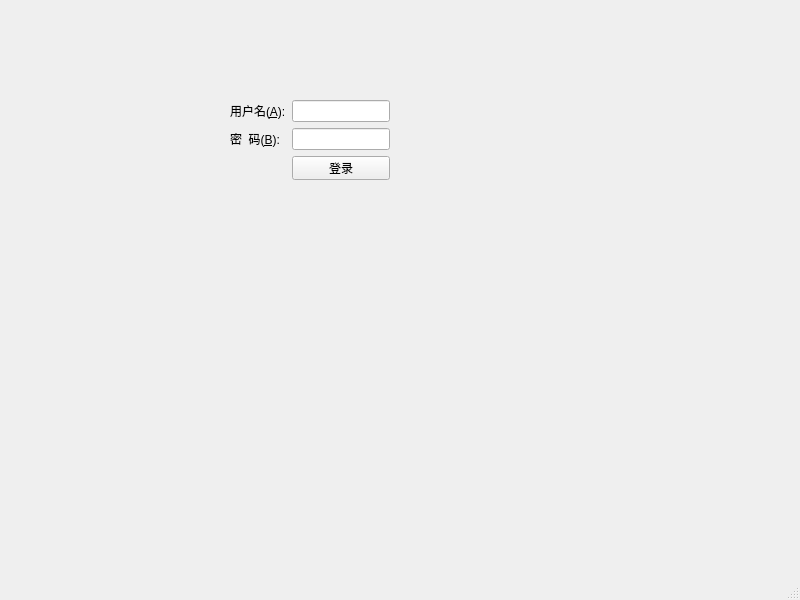
<?xml version="1.0" encoding="UTF-8"?>
<ui version="4.0">
 <class>MainWindow</class>
 <widget class="QMainWindow" name="MainWindow">
  <property name="geometry">
   <rect>
    <x>0</x>
    <y>0</y>
    <width>800</width>
    <height>600</height>
   </rect>
  </property>
  <property name="windowTitle">
   <string>MainWindow</string>
  </property>
  <widget class="QWidget" name="centralwidget">
   <widget class="QWidget" name="formLayoutWidget">
    <property name="geometry">
     <rect>
      <x>230</x>
      <y>100</y>
      <width>160</width>
      <height>80</height>
     </rect>
    </property>
    <layout class="QFormLayout" name="formLayout">
     <item row="0" column="0">
      <widget class="QLabel" name="label">
       <property name="text">
        <string>用户名(&amp;A):</string>
       </property>
       <property name="buddy">
        <cstring>lineEdit</cstring>
       </property>
      </widget>
     </item>
     <item row="0" column="1">
      <widget class="QLineEdit" name="lineEdit"/>
     </item>
     <item row="1" column="0">
      <widget class="QLabel" name="label_2">
       <property name="text">
        <string>密  码(&amp;B):</string>
       </property>
       <property name="buddy">
        <cstring>lineEdit_2</cstring>
       </property>
      </widget>
     </item>
     <item row="1" column="1">
      <widget class="QLineEdit" name="lineEdit_2"/>
     </item>
     <item row="2" column="1">
      <widget class="QPushButton" name="pushButton">
       <property name="text">
        <string>登录</string>
       </property>
      </widget>
     </item>
    </layout>
   </widget>
  </widget>
  <widget class="QMenuBar" name="menubar">
   <property name="geometry">
    <rect>
     <x>0</x>
     <y>0</y>
     <width>800</width>
     <height>22</height>
    </rect>
   </property>
  </widget>
  <widget class="QStatusBar" name="statusbar"/>
 </widget>
 <resources/>
 <connections/>
</ui>
